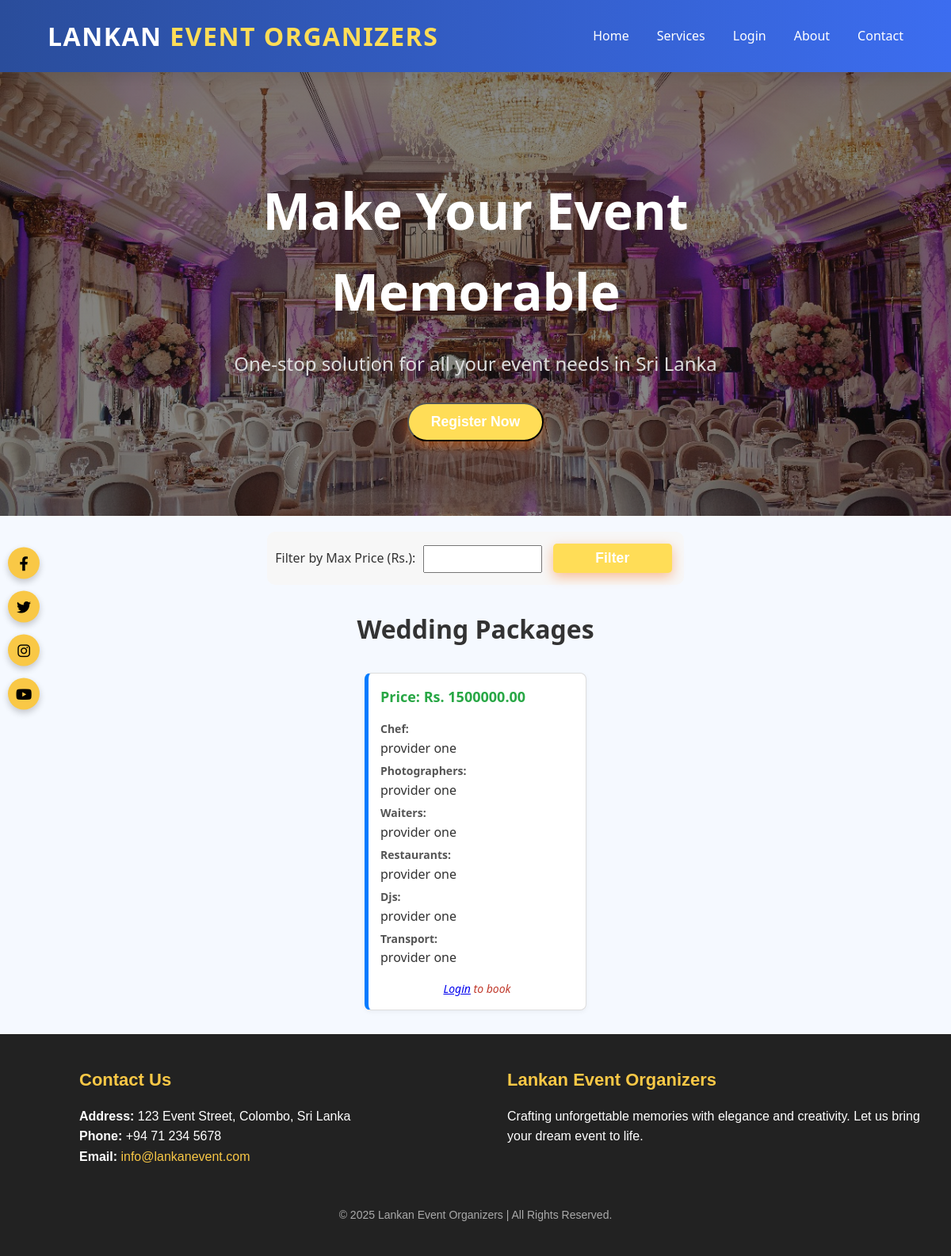
Screenshot of /wedding.php with the database file from the repository.
### tables this page shows
CREATE TABLE `package` (
  `id` int(11) NOT NULL,
  `package_type` varchar(255) NOT NULL,
  `services` text NOT NULL,
  `created_at` timestamp NOT NULL DEFAULT current_timestamp(),
  `price` decimal(10,2) NOT NULL
);

CREATE TABLE `services` (
  `id` int(11) NOT NULL,
  `provider_name` varchar(100) DEFAULT NULL,
  `service_name` varchar(100) DEFAULT NULL,
  `description` text DEFAULT NULL,
  `email` varchar(100) DEFAULT NULL,
  `photo` varchar(255) DEFAULT NULL,
  `location` varchar(150) DEFAULT NULL,
  `price` decimal(10,2) DEFAULT NULL,
  `time_slot` varchar(50) DEFAULT NULL
);

### wedding.php (the view, shortened to what this page needs)
<?php
include('dbconnect.php');
$isLoggedIn = isset($_SESSION['user_name']);
function getProviderNames($conn, $ids) {
    if (!is_array($ids)) $ids = [$ids];
    $ids = array_map('intval', $ids);
    $idList = implode(',', $ids);
    $nameQuery = "SELECT id, provider_name FROM services WHERE id IN ($idList)";
    $nameResult = mysqli_query($conn, $nameQuery);
    $nameMap = [];
    while ($row = mysqli_fetch_assoc($nameResult)) {
        $nameMap[$row['id']] = $row['provider_name'];
    }
    $providerInfo = [];
    foreach ($ids as $id) {
        $providerInfo[] = isset($nameMap[$id]) ? $nameMap[$id] : "Unknown";
    }
    return $providerInfo;
}
$maxPrice = isset($_GET['max_price']) ? intval($_GET['max_price']) : null;
if ($maxPrice) {
    $query = "SELECT * FROM package WHERE package_type='Wedding' AND price <= $maxPrice";
} else {
    $query = "SELECT * FROM package WHERE package_type='Wedding'";
}
$result = mysqli_query($conn, $query);
?>
<!DOCTYPE html>
<html lang="en">
<head>
    <link rel="stylesheet" href="ourPackages.css" />
    <link rel="stylesheet" href="https://cdnjs.cloudflare.com/ajax/libs/font-awesome/6.4.0/css/all.min.css">
</head>
<body>
<nav class="navbar">
    <div class="logo">Lankan <span>Event Organizers</span></div>
    <ul class="nav-links">
        <?php if ($isLoggedIn): ?>
            <li><a href="user_home.php #index">Home</a></li>
        <?php else: ?>
            <li><a href="index.php #index">Home</a></li>
        <?php endif; ?>
        <?php if ($isLoggedIn): ?>
            <li><a href="user_home.php #services">Services</a></li>
        <?php else: ?>
            <li><a href="index.php #services">Services</a></li>
        <?php endif; ?>
        <?php if ($isLoggedIn): ?>
            <li><a href="logout.php">Logout</a></li>
        <?php else: ?>
            <li><a href="login.php">Login</a></li>
        <?php endif; ?>
        <?php if ($isLoggedIn): ?>
            <li><a href="user_home.php #about">About</a></li>
        <?php else: ?>
            <li><a href="index.php #about">About</a></li>
        <?php endif; ?>
        <li><a href="contact.php">Contact</a></li>
    </ul>
</nav>
<?php if ($isLoggedIn): ?>
<section class="hero">
    <div class="hero-content">
        <h1>Make Your Event Memorable</h1>
        <p>One-stop solution for all your event needs in Sri Lanka</p>
        <p>Welcome, <?php echo htmlspecialchars($_SESSION['user_name']); ?>!</p>
    </div>
</section>
<?php else: ?>
<section class="hero">
    <div class="hero-content">
        <h1>Make Your Event Memorable</h1>
        <p>One-stop solution for all your event needs in Sri Lanka</p>
        <button onclick="openModal()" class="btn">Register Now</button>
    </div>
</section>
<?php endif; ?>
<section class="filter-section">
    <form method="GET">
        <label for="price_filter">Filter by Max Price (Rs.): </label>
        <input type="number" name="price_filter" id="price_filter" min="0" value="<?php echo isset($_GET['price_filter']) ? htmlspecialchars($_GET['price_filter']) : ''; ?>">
        <input type="submit" class="btn" value="Filter">
    </form>
</section>
<h1>Wedding Packages</h1>
<div class="packages-container">
<?php while ($row = mysqli_fetch_assoc($result)) {
    $services = json_decode($row['services'], true);
    echo "<div class='package-box'>";
    echo "<h2>Price: Rs. {$row['price']}</h2>";
    foreach ($services as $service_type => $ids) {
        $providerNames = getProviderNames($conn, $ids);
        echo "<strong>" . ucfirst(str_replace('_', ' ', $service_type)) . ":</strong> " . implode(', ', $providerNames) . "<br>";
    }
    if (isset($_SESSION['user_name'])) {
        echo "<form method='POST' action='payment_packages.php'>";
        echo "<input type='hidden' name='package_id' value='{$row['id']}'>";
        echo "<input type='submit' name='book_now' value='Book'>";
        echo "</form>";
    } else {
        echo "<p class='modular-login'><em><a href='login.php'>Login</a> to book</em></p>";
    }
    echo "</div>";
} ?>
</div>
<footer id="contact">
        <div class="footer-container">
            <div class="contact-info">
                <h3>Contact Us</h3>
                <p>
                    <strong>Address:</strong> 123 Event Street, Colombo, Sri Lanka<br />
                    <strong>Phone:</strong> +94 71 234 5678<br />
                    <strong>Email:</strong>
                    <a href="mailto:info@lankanevent.com">info@lankanevent.com</a>
                </p>
            </div>
            <div class="newsletter-signup">
                <h3>Lankan Event Organizers</h3>
                <p>Crafting unforgettable memories with elegance and creativity. Let us bring your dream event to life.</p>
            </div>
        </div>
        <div class="social-icons-vertical">
            <a href="https://facebook.com/lankanevent" target="_blank" class="social-icon" aria-label="Facebook">
                <i class="fab fa-facebook-f"></i>
            </a>
            <a href="https://twitter.com/lankanevent" target="_blank" class="social-icon" aria-label="Twitter">
                <i class="fab fa-twitter"></i>
            </a>
            <a href="https://instagram.com/lankanevent" target="_blank" class="social-icon" aria-label="Instagram">
                <i class="fab fa-instagram"></i>
            </a>
            <a href="https://youtube.com/lankanevent" target="_blank" class="social-icon" aria-label="YouTube">
                <i class="fab fa-youtube"></i>
            </a>
        </div>
        <div class="footer-copy">
            &copy; 2025 Lankan Event Organizers | All Rights Reserved.
        </div>
    </footer>
</body>
</html>

### ourPackages.css (style rules this page uses)
body { font-family: 'Segoe UI', sans-serif; background-color: #f5f9ff; color: #333; line-height: 1.6; }
.navbar { display: flex; justify-content: space-between; align-items: center; background: linear-gradient(90deg, #2a4d9b, #3c6df0); padding: 20px 60px; box-shadow: 0 6px 18px rgba(0, 0, 0, 0.1); position: sticky; top: 0; z-index: 1000; transition: background 0.3s ease-in-out; }
.navbar .logo { font-size: 2rem; font-weight: 800; color: #ffffff; text-transform: uppercase; letter-spacing: 1.5px; font-family: 'Segoe UI', sans-serif; }
.navbar .logo span { color: #ffdd57; }
.navbar .nav-links { list-style: none; display: flex; gap: 35px; }
.navbar .nav-links li a { color: white; text-decoration: none; font-weight: 500; }
.navbar .nav-links li a::after { content: ''; position: absolute; left: 0; bottom: -3px; height: 2px; width: 0%; background-color: #ffdd57; transition: width 0.3s ease-in-out; }
.hero { background: linear-gradient(rgba(0, 0, 0, 0.5), rgba(0, 0, 0, 0.5)), url('images/hero.jpg') no-repeat center center/cover; color: #fff; height: 70vh; display: flex; align-items: center; justify-content: center; text-align: center; position: relative; overflow: hidden; animation: fadeInHero 2s ease-out forwards; }
.hero::before { content: ''; position: absolute; top: -50%; left: -50%; width: 200%; height: 200%; background: radial-gradient(circle, rgba(255,255,255,0.05) 20%, transparent 80%); animation: moveBackground 30s linear infinite; pointer-events: none; z-index: 1; }
.hero-content { position: relative; z-index: 2; max-width: 800px; padding: 0 20px; animation: slideUp 1.5s ease-out; }
.hero-content h1 { font-size: 4em; margin-bottom: 20px; animation: fadeInText 2s ease-in; }
.hero-content p { font-size: 1.5em; margin-bottom: 30px; line-height: 1.6; color: #ddd; }
.btn { background-color: #ffdd57; color: white; padding: 12px 28px; border-radius: 30px; text-decoration: none; font-weight: bold; font-size: 1.1em; box-shadow: 0 5px 15px rgba(255, 102, 0, 0.4); transition: all 0.3s ease-in-out; position: relative; z-index: 2; }
.filter-section { margin: 20px; text-align: center; }
.filter-section form { display: inline-block; padding: 10px; background: #f7f7f7; border-radius: 10px; }
.filter-section input { margin: 5px; padding: 8px; width: 150px; }
.filter-section .btn { padding: 8px 15px; background: #ffdd57; color: white; border: none; border-radius: 5px; cursor: pointer; }
h1 { text-align: center; margin-top:30px; margin-bottom: 30px; }
.packages-container { display: flex; flex-wrap: wrap; justify-content: center; gap: 20px; margin-bottom: 30px; }
.package-box { background-color: #fff; border: 1px solid #ddd; border-left: 5px solid #007BFF; padding: 15px; width: 280px; border-radius: 8px; box-shadow: 0 2px 6px rgba(0, 0, 0, 0.05); display: flex; flex-direction: column; justify-content: space-between; }
.package-box h2 { font-size: 18px; color: #28a745; margin-bottom: 10px; }
.package-box strong { display: block; margin-top: 5px; font-size: 14px; color: #555; }
.package-box p { margin-top: 15px; font-style: italic; color: #c0392b; font-size: 14px; text-align: center; }
footer { background: #222; color: #fff; padding: 40px 20px; position: relative; font-family: 'Poppins', sans-serif; }
.footer-container { display: flex; flex-wrap: wrap; justify-content: space-between; max-width: 1200px; margin: auto; padding-left: 80px; }
.contact-info, .newsletter-signup { flex: 1 1 45%; margin-bottom: 20px; }
.contact-info h3, .newsletter-signup h3 { font-size: 22px; margin-bottom: 15px; color: #f9c846; }
.contact-info p, .newsletter-signup p { font-size: 16px; line-height: 1.6; }
.contact-info a { color: #f9c846; text-decoration: none; }
.footer-copy { text-align: center; margin-top: 30px; font-size: 14px; color: #aaa; }
.social-icons-vertical { position: fixed; top: 50%; left: 10px; transform: translateY(-50%); display: flex; flex-direction: column; gap: 15px; z-index: 1000; }
.social-icon { display: flex; justify-content: center; align-items: center; background-color: #f9c846; color: #000; width: 40px; height: 40px; border-radius: 50%; text-decoration: none; font-size: 18px; transition: transform 0.3s, background-color 0.3s; box-shadow: 0 4px 8px rgba(0,0,0,0.2); }

### rows the page displays
package: price "1500000.00", service_type "Chef", services "provider one", service_type "Photographers", service_type "Restaurants", service_type "Djs", service_type "Transport"
services: service_type "Waiters", id "provider one"
